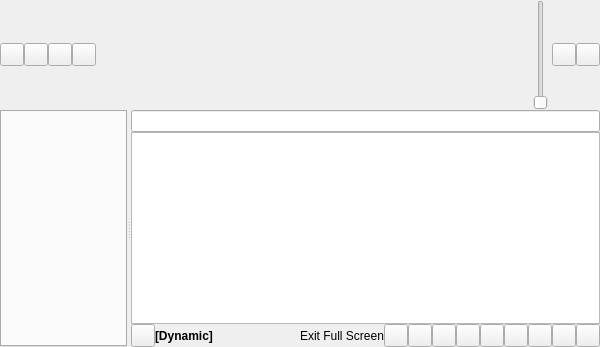
<?xml version="1.0" encoding="UTF-8"?>
<ui version="4.0">
 <class>MainWindow</class>
 <widget class="QWidget" name="MainWindow">
  <property name="geometry">
   <rect>
    <x>0</x>
    <y>0</y>
    <width>600</width>
    <height>347</height>
   </rect>
  </property>
  <layout class="QVBoxLayout" name="verticalLayout">
   <property name="spacing">
    <number>0</number>
   </property>
   <property name="margin">
    <number>0</number>
   </property>
   <item>
    <widget class="QWidget" name="toolbar" native="true">
     <layout class="QHBoxLayout" name="toolbarLayout">
      <property name="spacing">
       <number>0</number>
      </property>
      <property name="margin">
       <number>0</number>
      </property>
      <item>
       <widget class="ToolButton" name="prevTrackButton"/>
      </item>
      <item>
       <widget class="ToolButton" name="playPauseTrackButton"/>
      </item>
      <item>
       <widget class="ToolButton" name="stopTrackButton"/>
      </item>
      <item>
       <widget class="ToolButton" name="nextTrackButton"/>
      </item>
      <item>
       <spacer name="coverWidgetSpacer">
        <property name="orientation">
         <enum>Qt::Horizontal</enum>
        </property>
        <property name="sizeType">
         <enum>QSizePolicy::Fixed</enum>
        </property>
        <property name="sizeHint" stdset="0">
         <size>
          <width>4</width>
          <height>4</height>
         </size>
        </property>
       </spacer>
      </item>
      <item>
       <widget class="CoverWidget" name="coverWidget"/>
      </item>
      <item>
       <widget class="NowPlayingWidget" name="nowPlaying"/>
      </item>
      <item>
       <spacer name="volumeSliderSpacera">
        <property name="orientation">
         <enum>Qt::Horizontal</enum>
        </property>
        <property name="sizeType">
         <enum>QSizePolicy::Fixed</enum>
        </property>
        <property name="sizeHint" stdset="0">
         <size>
          <width>4</width>
          <height>4</height>
         </size>
        </property>
       </spacer>
      </item>
      <item>
       <widget class="VolumeSlider" name="volumeSlider"/>
      </item>
      <item>
       <spacer name="volumeSliderSpacer">
        <property name="orientation">
         <enum>Qt::Horizontal</enum>
        </property>
        <property name="sizeType">
         <enum>QSizePolicy::Fixed</enum>
        </property>
        <property name="sizeHint" stdset="0">
         <size>
          <width>4</width>
          <height>4</height>
         </size>
        </property>
       </spacer>
      </item>
      <item>
       <widget class="ToolButton" name="songInfoButton"/>
      </item>
      <item>
       <widget class="MenuButton" name="menuButton"/>
      </item>
     </layout>
    </widget>
   </item>
   <item>
    <widget class="MessageWidget" name="messageWidget"/>
   </item>
   <item>
    <widget class="QStackedWidget" name="stack">
     <property name="currentIndex">
      <number>0</number>
     </property>
     <widget class="AutohidingSplitter" name="splitter">
      <property name="enabled">
       <bool>true</bool>
      </property>
      <property name="sizePolicy">
       <sizepolicy hsizetype="MinimumExpanding" vsizetype="MinimumExpanding">
        <horstretch>0</horstretch>
        <verstretch>0</verstretch>
       </sizepolicy>
      </property>
      <property name="orientation">
       <enum>Qt::Horizontal</enum>
      </property>
      <widget class="QWidget" name="tabWidgetContainer">
       <layout class="QVBoxLayout" name="vlayout">
        <property name="spacing">
         <number>0</number>
        </property>
        <property name="leftMargin">
         <number>0</number>
        </property>
        <property name="topMargin">
         <number>0</number>
        </property>
        <property name="rightMargin">
         <number>0</number>
        </property>
        <property name="bottomMargin">
         <number>0</number>
        </property>
        <item>
         <widget class="FancyTabWidget" name="tabWidget">
          <property name="minimumSize">
           <size>
            <width>32</width>
            <height>32</height>
           </size>
          </property>
         </widget>
        </item>
       </layout>
      </widget>
      <widget class="QWidget" name="playQueueWidget">
       <property name="sizePolicy">
        <sizepolicy hsizetype="Expanding" vsizetype="Expanding">
         <horstretch>2</horstretch>
         <verstretch>0</verstretch>
        </sizepolicy>
       </property>
       <layout class="QVBoxLayout" name="vlayoutx">
        <property name="spacing">
         <number>0</number>
        </property>
        <property name="margin">
         <number>0</number>
        </property>
        <item>
         <widget class="SearchWidget" name="playQueueSearchWidget"/>
        </item>
        <item>
         <widget class="PlayQueueView" name="playQueue"/>
        </item>
        <item>
         <layout class="QHBoxLayout" name="hlayout">
          <property name="spacing">
           <number>0</number>
          </property>
          <property name="margin">
           <number>0</number>
          </property>
          <item>
           <widget class="ToolButton" name="stopDynamicButton"/>
          </item>
          <item>
           <widget class="QLabel" name="dynamicLabel">
            <property name="font">
             <font>
              <weight>75</weight>
              <bold>true</bold>
             </font>
            </property>
            <property name="text">
             <string>[Dynamic]</string>
            </property>
           </widget>
          </item>
          <item>
           <widget class="SqueezedTextLabel" name="playQueueStatsLabel"/>
          </item>
          <item>
           <spacer>
            <property name="orientation">
             <enum>Qt::Horizontal</enum>
            </property>
            <property name="sizeHint" stdset="0">
             <size>
              <width>6</width>
              <height>21</height>
             </size>
            </property>
           </spacer>
          </item>
          <item>
           <widget class="UrlLabel" name="fullScreenLabel">
            <property name="text">
             <string>Exit Full Screen</string>
            </property>
           </widget>
          </item>
          <item>
           <widget class="ScrobblingLove" name="loveTrack"/>
          </item>
          <item>
           <widget class="ScrobblingStatus" name="scrobblingStatus"/>
          </item>
          <item>
           <widget class="ToolButton" name="repeatButton">
            <property name="checkable">
             <bool>true</bool>
            </property>
            <property name="checked">
             <bool>false</bool>
            </property>
           </widget>
          </item>
          <item>
           <widget class="ToolButton" name="singleButton">
            <property name="checkable">
             <bool>true</bool>
            </property>
            <property name="checked">
             <bool>false</bool>
            </property>
           </widget>
          </item>
          <item>
           <widget class="ToolButton" name="randomButton">
            <property name="checkable">
             <bool>true</bool>
            </property>
           </widget>
          </item>
          <item>
           <widget class="ToolButton" name="consumeButton">
            <property name="checkable">
             <bool>true</bool>
            </property>
           </widget>
          </item>
          <item>
           <widget class="SpacerWidget" name="midSpacer" native="true"/>
          </item>
          <item>
           <widget class="ToolButton" name="centerPlayQueueButton"/>
          </item>
          <item>
           <widget class="ToolButton" name="savePlayQueueButton"/>
          </item>
          <item>
           <widget class="SpacerWidget" name="horizontalSpacer_4" native="true"/>
          </item>
          <item>
           <widget class="ToolButton" name="clearPlayQueueButton"/>
          </item>
          <item>
           <widget class="SizeWidget" name="sizeWidget"/>
          </item>
          <item>
           <widget class="SizeGrip" name="sizeGrip" native="true"/>
          </item>
         </layout>
        </item>
       </layout>
      </widget>
     </widget>
     <widget class="ContextWidget" name="context"/>
    </widget>
   </item>
  </layout>
 </widget>
 <customwidgets>
  <customwidget>
   <class>SqueezedTextLabel</class>
   <extends>QLabel</extends>
   <header>support/squeezedtextlabel.h</header>
  </customwidget>
  <customwidget>
   <class>NowPlayingWidget</class>
   <extends>QWidget</extends>
   <header>widgets/nowplayingwidget.h</header>
  </customwidget>
  <customwidget>
   <class>PlayQueueView</class>
   <extends>QTreeView</extends>
   <header>widgets/playqueueview.h</header>
  </customwidget>
  <customwidget>
   <class>FancyTabWidget</class>
   <extends>QTabWidget</extends>
   <header>support/fancytabwidget.h</header>
   <container>1</container>
  </customwidget>
  <customwidget>
   <class>MessageWidget</class>
   <extends>QFrame</extends>
   <header>support/messagewidget.h</header>
   <container>1</container>
  </customwidget>
  <customwidget>
   <class>AutohidingSplitter</class>
   <extends>QSplitter</extends>
   <header>widgets/autohidingsplitter.h</header>
   <container>1</container>
  </customwidget>
  <customwidget>
   <class>MenuButton</class>
   <extends>QToolButton</extends>
   <header>widgets/menubutton.h</header>
  </customwidget>
  <customwidget>
   <class>ToolButton</class>
   <extends>QToolButton</extends>
   <header>widgets/toolbutton.h</header>
  </customwidget>
  <customwidget>
   <class>ContextWidget</class>
   <extends>QWidget</extends>
   <header>context/contextwidget.h</header>
  </customwidget>
  <customwidget>
   <class>SearchWidget</class>
   <extends>QLineEdit</extends>
   <header>widgets/searchwidget.h</header>
  </customwidget>
  <customwidget>
   <class>SpacerWidget</class>
   <extends>QWidget</extends>
   <header>widgets/spacerwidget.h</header>
  </customwidget>
  <customwidget>
   <class>SizeWidget</class>
   <extends>QWidget</extends>
   <header>widgets/sizewidget.h</header>
  </customwidget>
  <customwidget>
   <class>SizeGrip</class>
   <extends>QWidget</extends>
   <header>widgets/sizegrip.h</header>
  </customwidget>
  <customwidget>
   <class>CoverWidget</class>
   <extends>QLabel</extends>
   <header>widgets/coverwidget.h</header>
  </customwidget>
  <customwidget>
   <class>VolumeSlider</class>
   <extends>QSlider</extends>
   <header>widgets/volumeslider.h</header>
  </customwidget>
  <customwidget>
   <class>ScrobblingStatus</class>
   <extends>QToolButton</extends>
   <header>scrobbling/scrobblingstatus.h</header>
  </customwidget>
  <customwidget>
   <class>ScrobblingLove</class>
   <extends>QToolButton</extends>
   <header>scrobbling/scrobblinglove.h</header>
  </customwidget>
  <customwidget>
   <class>UrlLabel</class>
   <extends>QLabel</extends>
   <header>support/urllabel.h</header>
  </customwidget>
 </customwidgets>
 <resources/>
 <connections/>
</ui>
